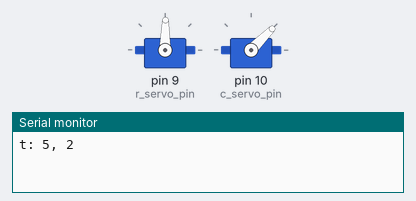
A sketch run on a simulated Arduino Uno, built with avr-gcc and run on an emulated ATmega328P. On the bench: 2 × servo, the last lines printed to the serial monitor.

Above: at 0.1 s.
At 8.1 s:
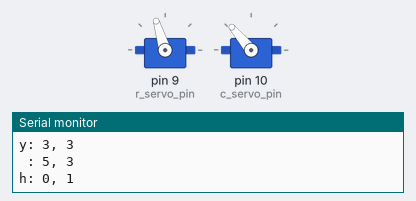
At 18.1 s:
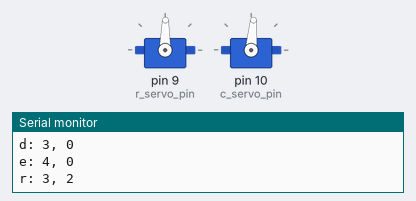
At 38.1 s:
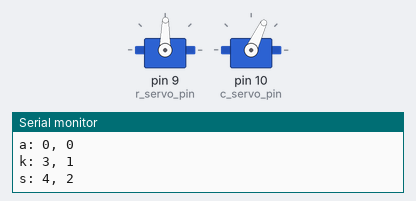
Timing chart, 0 to 39.6 s (numbered marks = the images above):
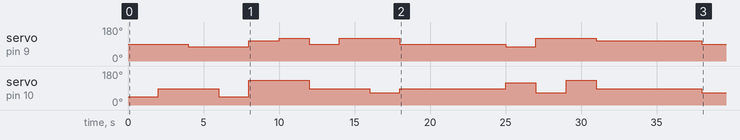

Measured:
- by itself, servo on pin 9 (r_servo_pin): 89° → 76° at 4.0 s, → 107° 4.0 s later, → 120° 2.0 s later, → 89° 2.0 s later, … (10 changes in this stretch)
- by itself, servo on pin 10 (c_servo_pin): 45° → 85° at 2.0 s, → 45° 4.0 s later, → 130° 2.0 s later, → 85° 4.0 s later, … (11 changes in this stretch)

The sketch:

trash_servo.ino
```cpp
#include <Servo.h>

Servo row_servo;
Servo col_servo;

const byte r_servo_pin = 9;
const byte c_servo_pin = 10;

//  0 1 2 3 4 5 6
//0 a b c d e f g
//1 h i j k l m n
//2 o p q r s t u
//3 v w x y z _ !

//                0         1         2
//                012345678901234567890123456789
char *keyboard = "abcdefghijklmnopqrstuvwxyz !";

const byte servo_row_pos[] = {120, 107, 89, 76};
const byte servo_col_pos[] = {130, 117, 100, 85, 65, 45, 30};

byte row = 0;
byte col = 0;

// String to write
//char str[] = "mitch is trash! ";
char str1[] = "try harder";
char str2[] = "weak";
char str3[] = "some days you win some days you are mitch";

bool DEBUGGING = true;

void setup() {
  Serial.begin(9600);

  row_servo.attach(r_servo_pin);
  col_servo.attach(c_servo_pin);
}

void loop() {
  print_with_servo(str1);
  delay(5000);
  print_with_servo(str2);
  delay(5000);
  print_with_servo(str3);
  delay(5000);
}


void print_with_servo(char str[]) {
  for (byte i = 0; i < strlen(str); i++) {
    char c = str[i];
    int index = find_index_of_char(c, keyboard);
    get_row_col_from_index(index, row, col);
    set_servo_position(row, col);

    if(DEBUGGING){
      Serial.print(c);
      Serial.print(": ");
      Serial.print(col);
      Serial.print(", ");
      Serial.println(row);
    }

    delay(2000);
  }
}

int find_index_of_char(char target, char* str){
  // look for the location of the character in the keyboard string
  const char *result = strchr(str, target);
  return (int)(result - str);
}

void get_row_col_from_index(int index, byte &row, byte &col) {
  // Map letter to keyboard layout
  col = index % 7;
  row = index / 7;
}

void set_servo_position(byte row, byte col) {
  row_servo.write(servo_row_pos[row]);
  col_servo.write(servo_col_pos[col]);
}
```
